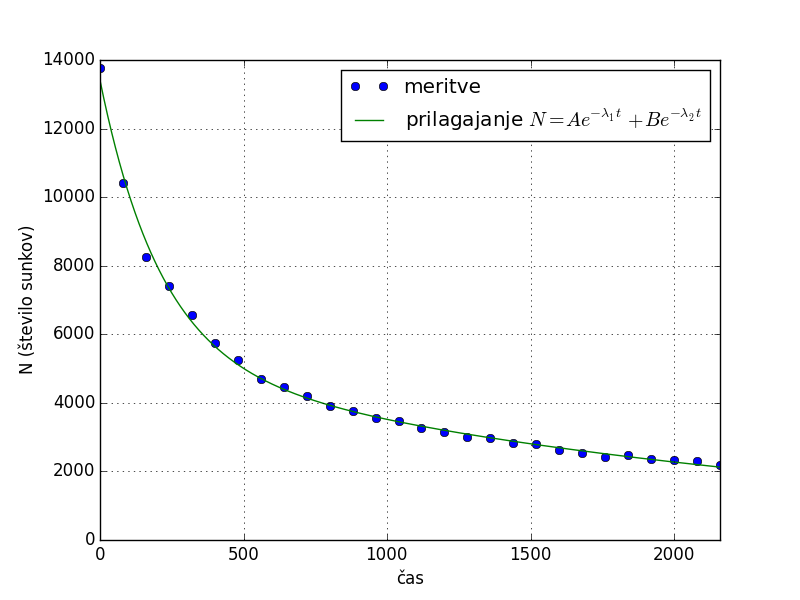

This chart was generated by the following Python code:
from scipy.optimize import curve_fit
import matplotlib.pyplot as plt
import numpy as np





f = open('ledvice.dat', 'r',encoding='utf-8')
data_file=f.readlines()
x=[]
y=[]
y_napaka=[]
i=0
for vrsta in data_file:
    # print(i)
    if i>0:
        # print(type(vrsta))
        # print(vrsta)
        vrsta=vrsta.strip('\n')
        # print(vrsta)
        podatki=vrsta.split('\t')
        #print(podatki)
        x.append(float(podatki[0]))
        y.append(float(podatki[1]))
        y_napaka.append(np.sqrt(float(podatki[1])))
    i=i+1
print(x)
print(y)

def f(x, a,b,c,d):
    return a*np.exp(-x*b)+c*np.exp(-d*x)

def hi(x_data,y_data,napaka,f,a,b,c,d):
    vsota=0
    n=len(x_data)
    for i in range(n):
        vsota+=((y_data[i]-f(x_data[i],a,b,c,d))/napaka[i])**2
    return vsota

def hi2(y_data,y_fit):
    n=len(y_data)
    vsota=0
    for i in range(n):
        vsota+=(y_data[i]-y_fit[i])**2
    return vsota
    
popt, pcov = curve_fit(f, x, y,p0=(8000,0.001,5000,0.001),sigma=y_napaka,maxfev=10000)
a=popt[0]
b=popt[1]
c=popt[2]
d=popt[3]
print(len(x))
x1=np.arange(0,2160,0.1)
y1=f(x1,a,b,c,d)
print('hi kvadra',hi(x,y,y_napaka,f,a,b,c,d))
print('hi2 kvadra',hi2(y,y1))
print(popt,'\n a, b, c \n',pcov)
plt.plot(x,y,'o')
plt.plot(x1,y1)
# plt.yscale('log')
plt.grid()
plt.legend(['meritve',r'prilagajanje $N=A e^{- \lambda_1 t} + B e^{- \lambda_2 t}$'])
plt.xlim(0,2160)
plt.ylim(0,14000)
plt.xlabel('čas')
plt.ylabel('N (število sunkov)')

plt.savefig('druga_1a.png')
plt.show()

